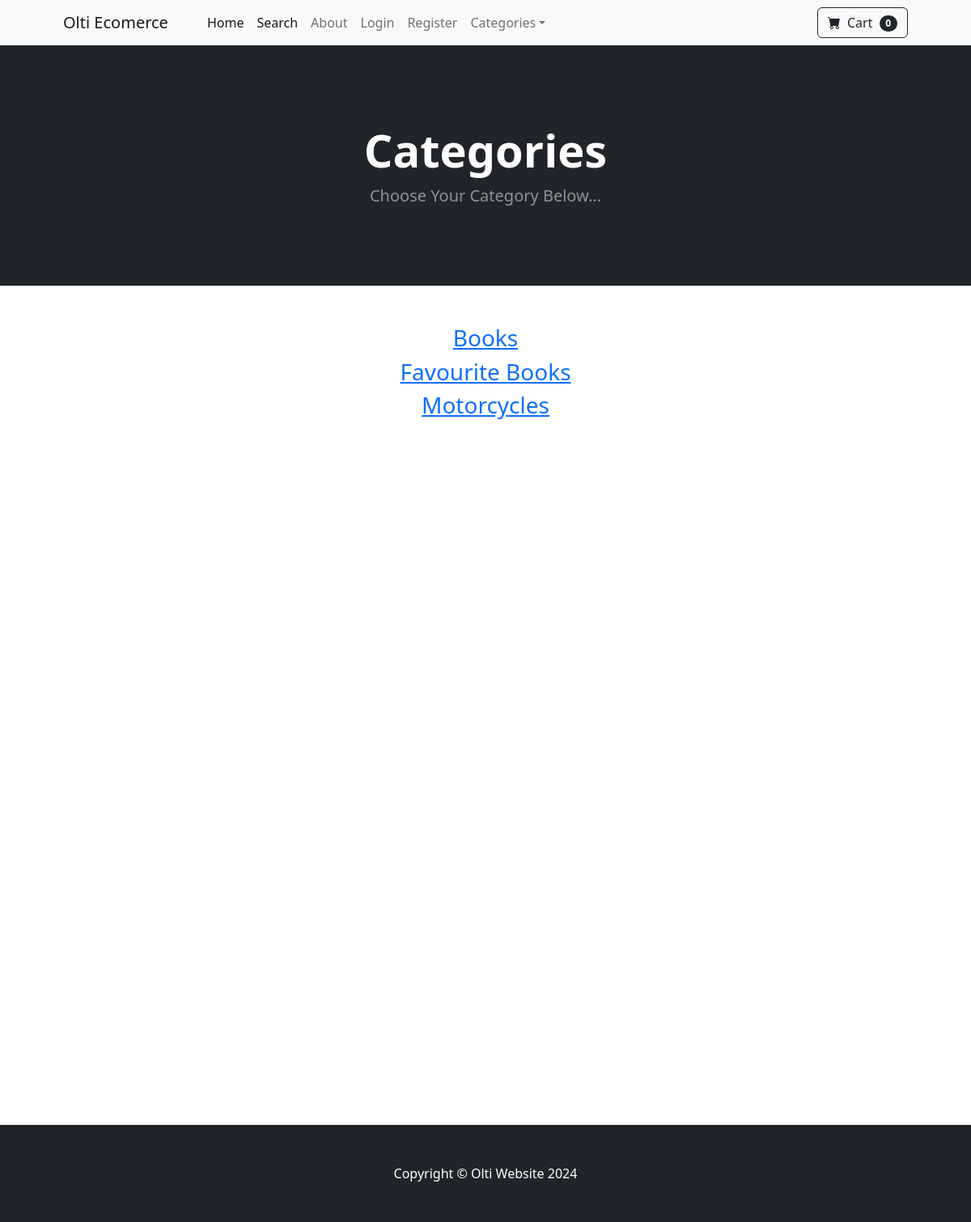
The app's page /category_summary/ with its own data.
### store/models.py (models this page shows)
class Category(models.Model):
    name = models.CharField(max_length=50)
    def __str__(self):
        return self.name
    class Meta:
        verbose_name_plural = 'categories'

### store/views.py (the view)
# urls.py: path('category_summary/', views.category_summary, name = 'category_summary'),
def category_summary(request):
    categories = Category.objects.all()
    return render(request, 'category_summary.html', {"categories": categories})

### cart/cart.py (called while the page is built)
    def __len__(self):
        return len(self.cart)

### cart/context_processors.py (called while the page is built)
def cart(request):
    return {'cart': Cart(request)}

### store/templates/category_summary.html
{% extends 'base.html' %}
{% block content %}
<header class="bg-dark py-5">
    <div class="container px-4 px-lg-5 my-5">
        <div class="text-center text-white">
            <h1 class="display-4 fw-bolder">Categories</h1>
            <p class="lead fw-normal text-white-50 mb-0">Choose Your Category Below...</p>
        </div>
    </div>
</header>
<div class="container">
    <div class="row">
        <center>
            <div class="col-8">
                <br><br>
                {% for category in categories %}
                <h3><a href="{% url 'category' category %}">{{ category}}</a> </h3>
                {% endfor %}
                <br><br>
                <br><br>
                <br><br>
                <br><br>
                <br><br>
                <br><br>
                <br><br>
                <br><br>
                <br><br>
                <br><br>
                <br><br>
                <br><br>
                <br><br>
                <br><br>
                <br><br>
                <br><br>
                <br><br>
                <br><br>
                </div>
        </center>
    </div>
</div>
{% endblock %}

### records on screen
Category: name "Books"
Category: name "Favourite Books"
Category: name "Motorcycles"

### other values on screen
{{ cart|length }} "0"
